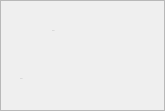
   <widget class="QFrame" name="frame_2">
    <property name="enabled">
     <bool>false</bool>
    </property>
    <property name="geometry">
     <rect>
      <x>1118</x>
      <y>12</y>
      <width>165</width>
      <height>111</height>
     </rect>
    </property>
    <property name="styleSheet">
     <string notr="true">.neon_frame {}</string>
    </property>
    <property name="frameShape">
     <enum>QFrame::Shape::StyledPanel</enum>
    </property>
    <property name="frameShadow">
     <enum>QFrame::Shadow::Raised</enum>
    </property>
    <property name="style_type" stdset="0">
     <string>neon</string>
    </property>
    <widget class="QLabel" name="label_3">
     <property name="geometry">
      <rect>
       <x>52</x>
       <y>21</y>
       <width>51</width>
       <height>20</height>
      </rect>
     </property>
     <property name="font">
      <font>
       <pointsize>-1</pointsize>
       <bold>true</bold>
      </font>
     </property>
     <property name="text">
      <string>CGPA</string>
     </property>
    </widget>
    <widget class="QLabel" name="label_11">
     <property name="geometry">
      <rect>
       <x>16</x>
       <y>16</y>
       <width>28</width>
       <height>29</height>
      </rect>
     </property>
     <property name="font">
      <font>
       <pointsize>-1</pointsize>
       <bold>true</bold>
      </font>
     </property>
     <property name="text">
      <string/>
     </property>
     <property name="pixmap">
      <pixmap resource="res.qrc">:/new/prefix1/calculator-8-64.png</pixmap>
     </property>
     <property name="scaledContents">
      <bool>true</bool>
     </property>
    </widget>
    <widget class="QLabel" name="cgpa">
     <property name="geometry">
      <rect>
       <x>20</x>
       <y>69</y>
       <width>61</width>
       <height>20</height>
      </rect>
     </property>
     <property name="font">
      <font>
       <pointsize>-1</pointsize>
       <bold>true</bold>
      </font>
     </property>
     <property name="text">
      <string>CGPA</string>
     </property>
    </widget>
   </widget>
